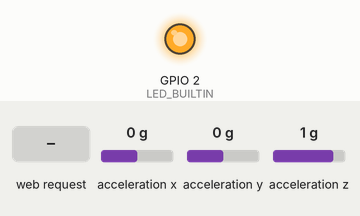
Simulated run of this sketch. Board: ESP8266 (NodeMCU). Shown: output pins drawn as LEDs (lit = HIGH, except the on-board LED, lit = LOW). The test bench sets the inputs (shaded band); at power-on: acceleration x 0 g, acceleration y 0 g, acceleration z 1 g. WiFi joins after 1.5 s; servers stay silent unless stated; what the sketch prints to the serial monitor is not drawn.

Above: at 0.6 s.
At 4.7 s:
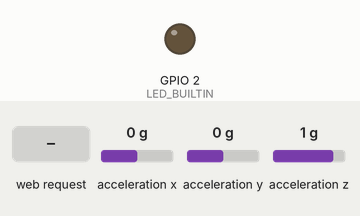
4.8 s: HTTP request GET /START received
Timing chart, 0 to 7.8 s (numbered marks = the images above; inputs shaded):
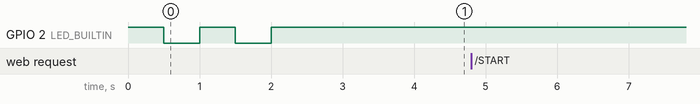

Measured:
- after the input at 4.8 s, every drawn part: stays the same

The sketch:

ESP8266_WifiArray.ino
```cpp
#include <Wire.h>
#include <ESP8266WiFi.h>
#include <ESP8266WebServer.h>
#include <Adafruit_MMA8451.h>
#include <Adafruit_Sensor.h>

Adafruit_MMA8451 mma = Adafruit_MMA8451();

const short len = 1000;
bool ready = false;
bool start = false;

char ssid[] = "yale wireless";

char RESPONSE_MMA8451[] = "%d,%d,%d,%d;";
char RESPONSESTATUS[] = "Wireless Sensor Station Vibration 1, MAC address : %s, ssid : %s, IP address : %s";
char response[128];
char mac[18];
String mac_string;

unsigned long t[len];
short x[len];
short y[len];
short z[len];

unsigned long t_html[len];
short x_html[len];
short y_html[len];
short z_html[len];


ESP8266WebServer server(80);

void setup() {
  // put your setup code here, to run once:
  pinMode(LED_BUILTIN, OUTPUT);
  digitalWrite(LED_BUILTIN, HIGH);
  Serial.begin(9600);
  delay(500);
  Serial.println();

  Serial.print("MAC: ");
  Serial.println(WiFi.macAddress());
  Serial.printf("Connecting to %s ", ssid);
  WiFi.begin(ssid);
  while (WiFi.status() != WL_CONNECTED)
  {
    digitalWrite(LED_BUILTIN, LOW);
    delay(500);
    digitalWrite(LED_BUILTIN, HIGH);
    delay(500);
    Serial.print(".");
  }
  Serial.println(" connected");
  Serial.println(WiFi.localIP());
  digitalWrite(LED_BUILTIN, HIGH);

  if (! mma.begin()) {
    while (1);
  }
  Serial.println("MMA8451 connected");

  mma.setRange(MMA8451_RANGE_2_G);

  server.on("/STATUS", statuspage);
  server.on("/START", startpage);
  server.on("/STOP", stoppage);
  server.on("/MMA8451", mma8451);
  server.begin();
  Serial.println("Server Ready");
  delay(1000);
}

void loop() {
  // put your main code here, to run repeatedly:
  server.handleClient();
  if (start == true)
  {
    mma8451_data();
  }
}

void copy_short(short* src, short* dst, short len) {
    for (short i = 0; i < len; i++) {
        *dst++ = *src++;
    }
}
void copy_ulong(unsigned long* src, unsigned long* dst, short len){
    for (short i = 0; i < len; i++) {
        *dst++ = *src++;
    }
}

void mma8451_data(){
  unsigned long tstart = micros();
  for (int i = 0; i < len; i++){
      mma.read();
      t[i] = micros() - tstart;
      x[i] = mma.x;
      y[i] = mma.y;
      z[i] = mma.z;
//      x[i] = i;
//      y[i] = i;
//      z[i] = i;
      delay(5);
  }
  Serial.println("Acquisition ready");
  ready = true;
  copy_short(x, x_html, len);
  copy_short(y, y_html, len);
  copy_short(z, z_html, len);
  copy_ulong(t, t_html, len);
}

void statuspage()
{
  digitalWrite(LED_BUILTIN, LOW);
  mac_string = WiFi.macAddress();
  mac_string.toCharArray(mac, 18);
  sprintf(response, RESPONSESTATUS, mac, ssid, WiFi.localIP().toString().c_str());
  server.send(200, "text/plain", response);
  digitalWrite(LED_BUILTIN, HIGH);
}

void startpage()
{
  start = true;
  server.send(200, "text/plain", "Start MMA8451 acquisition");
}

void stoppage()
{
  start = false;
  server.send(200, "text/plain", "Stop MMA8451 acquisition");
}

void mma8451() {
  digitalWrite(LED_BUILTIN, LOW);
  String resp = "";
  if (ready == true && start == true){
    for(int i = 0; i < len; i++)
    {
      sprintf(response, RESPONSE_MMA8451, t_html[i], x_html[i], y_html[i], z_html[i]);
      resp += String(response);
    }
    server.send(200, "text/plain", resp);
  }
  else {
    server.send(200, "text/plain", "Acquisition not started");
  }

  digitalWrite(LED_BUILTIN, HIGH);
}
```
